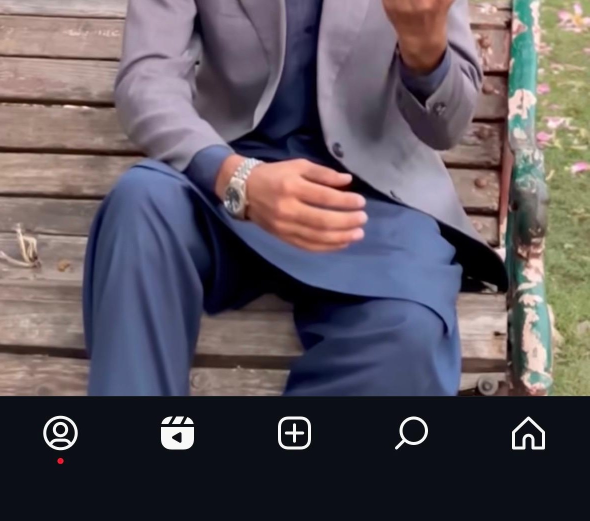
#> input picture debug_bottom_selected.jpg, 1179 x 1041 px (shown at 1/2 size); its folder holds 5 pictures in this run
$ python v8.py debug_bottom_selected.jpg debug_original_img1.jpg out.png
#> lines starting #> are read from the running program, lines starting #| are printed output that depends on the picture
import cv2
import numpy as np
import sqlite3
import sys
import os
from pathlib import Path
from datetime import datetime


class AdvancedImageReconstructor:
    def __init__(self, db_name="image_reconstruction.db"):
        """Initialize the reconstructor with a database connection."""
        self.db_name = db_name
        self.conn = None
        self.cursor = None
        self.init_database()
        self.debug_mode = True  # Enable debug output

    def init_database(self):
        """Initialize SQLite database with required tables."""
        self.conn = sqlite3.connect(self.db_name)
        self.cursor = self.conn.cursor()

        self.cursor.execute("DROP TABLE IF EXISTS reconstruction_metadata")
        self.cursor.execute("DROP TABLE IF EXISTS reconstructions")

        self.cursor.execute(
            """
            CREATE TABLE IF NOT EXISTS reconstructions (
                id INTEGER PRIMARY KEY AUTOINCREMENT,
                image1_path TEXT NOT NULL,
                image2_path TEXT NOT NULL,
                output_path TEXT NOT NULL,
                created_at TIMESTAMP DEFAULT CURRENT_TIMESTAMP,
                status TEXT,
                method TEXT,
                rotation_detected REAL,
                img1_rotation TEXT,
                img2_rotation TEXT
            )
        """
        )

        self.cursor.execute(
            """
            CREATE TABLE IF NOT EXISTS reconstruction_metadata (
                id INTEGER PRIMARY KEY AUTOINCREMENT,
                reconstruction_id INTEGER,
                keypoints_found INTEGER,
                matches_found INTEGER,
                confidence REAL,
                FOREIGN KEY (reconstruction_id)
                    REFERENCES reconstructions(id)
            )
        """
        )

        self.conn.commit()

    def load_images(self, image1_path, image2_path):
        """Load two images from file paths."""
#> called with image1_path = 'debug_bottom_selected.jpg', image2_path = 'debug_original_img1.jpg'
        if not os.path.exists(image1_path):
            raise FileNotFoundError(f"Image 1 not found: {image1_path}")
        if not os.path.exists(image2_path):
            raise FileNotFoundError(f"Image 2 not found: {image2_path}")

        img1 = cv2.imread(image1_path)
#> img1 is the input picture: shape (1041, 1179, 3); mean B, G, R 92.4, 84.9, 92.2
        img2 = cv2.imread(image2_path)
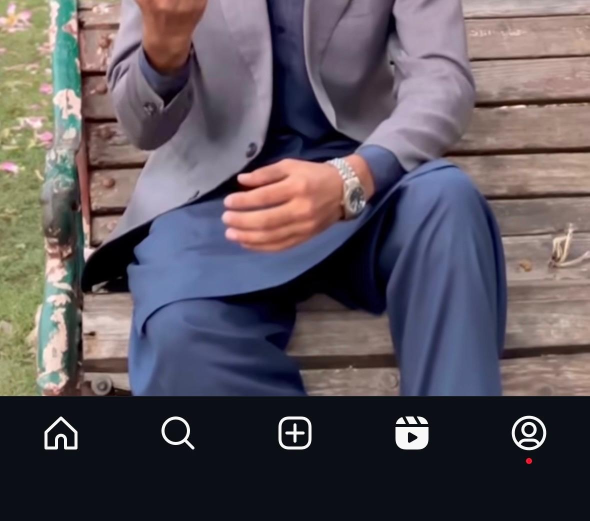
#> input picture debug_original_img1.jpg, 1179 x 1041 px (shown at 1/2 size)
#> img2 is the input picture: shape (1041, 1179, 3); mean B, G, R 92.4, 84.9, 92.2
#|    Image 1: 1179x1041 (WxH)
#|    Image 2: 1179x1041 (WxH)

        if img1 is None or img2 is None:
            raise ValueError("Could not load one or both images")

        return img1, img2

    def save_debug_image(self, img, name):
        """Save debug visualization."""
        if self.debug_mode:
            cv2.imwrite(f"debug_{name}.jpg", img)

    def generate_orientations(self, img):
        """Generate all possible orientations of an image."""
        orientations = {
            '0': img.copy(),
            '90': cv2.rotate(img, cv2.ROTATE_90_CLOCKWISE),
            '180': cv2.rotate(img, cv2.ROTATE_180),
            '270': cv2.rotate(img, cv2.ROTATE_90_COUNTERCLOCKWISE),
            'flip_h': cv2.flip(img, 1),
            'flip_v': cv2.flip(img, 0),
        }
        return orientations

    def detect_horizon(self, img):
        """Detect the horizon line in the image using edge detection."""
        gray = cv2.cvtColor(img, cv2.COLOR_BGR2GRAY)

        # Apply Gaussian blur
        blurred = cv2.GaussianBlur(gray, (5, 5), 0)

        # Detect edges
        edges = cv2.Canny(blurred, 30, 100)

        # Detect lines using Hough transform
        lines = cv2.HoughLinesP(edges, 1, np.pi/180, 50,
                                minLineLength=100, maxLineGap=10)

        if lines is None:
            return None

        # Find horizontal lines (low angle)
        horizontal_lines = []
        for line in lines:
            x1, y1, x2, y2 = line[0]
            angle = abs(np.arctan2(y2 - y1, x2 - x1) * 180 / np.pi)
            if angle < 15 or angle > 165:  # Nearly horizontal
                horizontal_lines.append((y1 + y2) / 2)

        if horizontal_lines:
            # Return median y-position of horizontal lines
            return np.median(horizontal_lines)

        return None

    def analyze_image_content(self, img):
        """Comprehensive image analysis."""
        h, w = img.shape[:2]

        if h < 10 or w < 10:
            return None

        # Calculate aspect ratio
        aspect_ratio = w / h
        is_landscape = aspect_ratio > 1.2
        is_portrait = aspect_ratio < 0.8

        # Split into regions
        top_quarter = img[:h//4, :]
        top_half = img[:h//2, :]
        bottom_half = img[h//2:, :]
        bottom_quarter = img[3*h//4:, :]

        # Analyze sky characteristics (usually in top)
        gray = cv2.cvtColor(img, cv2.COLOR_BGR2GRAY)

        # Calculate metrics
        top_brightness = np.mean(gray[:h//3, :])
        middle_brightness = np.mean(gray[h//3:2*h//3, :])
        bottom_brightness = np.mean(gray[2*h//3:, :])

        # Variance (detail)
        top_var = np.var(gray[:h//2, :])
        bottom_var = np.var(gray[h//2:, :])

        # Adaptive edge detection
        sigma = 0.33
        median_val = np.median(gray)
        lower = int(max(0, (1.0 - sigma) * median_val))
        upper = int(min(255, (1.0 + sigma) * median_val))

        edges = cv2.Canny(gray, lower, upper)

        # Edge density per region
        top_edges = np.sum(edges[:h//3, :] > 0) / (edges[:h//3, :].size)
        middle_edges = np.sum(edges[h//3:2*h//3, :] > 0) / (edges[h//3:2*h//3, :].size)
        bottom_edges = np.sum(edges[2*h//3:, :] > 0) / (edges[2*h//3:, :].size)

        # Color analysis
        hsv = cv2.cvtColor(img, cv2.COLOR_BGR2HSV)

        # Sky usually has high saturation in sunset
        top_saturation = np.mean(hsv[:h//3, :, 1])
        bottom_saturation = np.mean(hsv[2*h//3:, :, 1])

        # Detect horizon
        horizon_y = self.detect_horizon(img)

        # Sky score (bright, high saturation, low edges)
        top_sky_score = (top_brightness / 255) * 0.4 + \
                        (top_saturation / 255) * 0.4 + \
                        (1 - top_edges / 0.1) * 0.2

        bottom_sky_score = (bottom_brightness / 255) * 0.4 + \
                           (bottom_saturation / 255) * 0.4 + \
                           (1 - bottom_edges / 0.1) * 0.2

        return {
            'height': h,
            'width': w,
            'aspect_ratio': aspect_ratio,
            'is_landscape': is_landscape,
            'is_portrait': is_portrait,
            'top_brightness': top_brightness,
            'middle_brightness': middle_brightness,
            'bottom_brightness': bottom_brightness,
            'top_var': top_var,
            'bottom_var': bottom_var,
            'top_edges': top_edges,
            'middle_edges': middle_edges,
            'bottom_edges': bottom_edges,
            'top_saturation': top_saturation,
            'bottom_saturation': bottom_saturation,
            'top_sky_score': top_sky_score,
            'bottom_sky_score': bottom_sky_score,
            'horizon_y': horizon_y
        }

    def match_features(self, img1, img2):
        """Use feature matching to validate orientation."""
        # Convert to grayscale
        gray1 = cv2.cvtColor(img1, cv2.COLOR_BGR2GRAY)
        gray2 = cv2.cvtColor(img2, cv2.COLOR_BGR2GRAY)

        # Initialize ORB detector
        orb = cv2.ORB_create(nfeatures=500)

        # Detect keypoints and descriptors
        kp1, des1 = orb.detectAndCompute(gray1, None)
        kp2, des2 = orb.detectAndCompute(gray2, None)

        if des1 is None or des2 is None:
            return 0, []

        # Match features
        bf = cv2.BFMatcher(cv2.NORM_HAMMING, crossCheck=True)
        matches = bf.match(des1, des2)

        # Sort by distance
        matches = sorted(matches, key=lambda x: x.distance)

        # Return match count and good matches
        good_matches = [m for m in matches if m.distance < 50]

        return len(good_matches), good_matches

    def calculate_match_score(self, img1, img2, info1, info2):
        """Calculate comprehensive match score for img1-top, img2-bottom."""
        if info1 is None or info2 is None:
            return -1000

        score = 0
        details = {}

        # 1. Aspect ratio check (both should be landscape for panorama)
        aspect_penalty = 0
        if not info1['is_landscape'] or not info2['is_landscape']:
            aspect_penalty = -0.3
        details['aspect'] = -aspect_penalty

        # 2. Brightness gradient (sky bright on top, ground darker below)
        # For sunset: top of img1 should be bright, bottom of img2 should be darker
        brightness_gradient = (info1['top_brightness'] - info2['bottom_brightness']) / 255
        brightness_score = max(0, brightness_gradient) * 0.3
        details['brightness_gradient'] = brightness_score

        # 3. Edge density (more edges at bottom = buildings/ground)
        edge_ratio = 0
        if info1['bottom_edges'] > 0.01 and info2['top_edges'] > 0.01:
            # Similar edge density at boundary = good match
            edge_similarity = 1 - abs(info1['bottom_edges'] - info2['top_edges']) / max(info1['bottom_edges'], info2['top_edges'])
            edge_ratio = edge_similarity * 0.2
        details['edge_match'] = edge_ratio

        # 4. Color continuity at boundary
        color_match = 1 - abs(info1['bottom_brightness'] - info2['top_brightness']) / 255
        color_score = color_match * 0.25
        details['color_continuity'] = color_score

        # 5. Sky detection (sky should be on top)
        if info1['top_sky_score'] > 0.5 and info2['bottom_sky_score'] < 0.5:
            sky_score = 0.15  # Correct: sky on top
        elif info1['bottom_sky_score'] > 0.5 and info2['top_sky_score'] > 0.5:
            sky_score = -0.2  # Wrong: sky on both ends
        else:
            sky_score = 0
        details['sky_position'] = sky_score

        # 6. Width similarity
        width_ratio = min(info1['width'], info2['width']) / max(info1['width'], info2['width'])
        width_score = width_ratio * 0.1
        details['width_match'] = width_score

        # 7. Feature matching validation
        num_matches, _ = self.match_features(img1, img2)
        feature_score = min(num_matches / 100, 0.2)  # Cap at 0.2
        details['features'] = feature_score

        # Total score
        score = (brightness_score + edge_ratio + color_score +
                sky_score + width_score + feature_score + aspect_penalty)

        details['total'] = score

        return score, details

    def find_best_orientation(self, img1, img2):
        """Find the best orientation with detailed analysis."""
        print(f"\n  🔍 Testing orientation combinations...")

        orientations1 = self.generate_orientations(img1)
#> orientations1 = 6 items
        orientations2 = self.generate_orientations(img2)
#> orientations2 = 6 items

        best_score = -999999
        best_config = None
        best_details = None

        results = []

        # Test all combinations
        for o1_name, o1_img in orientations1.items():
            info1 = self.analyze_image_content(o1_img)
            if info1 is None:
                continue

            for o2_name, o2_img in orientations2.items():
                info2 = self.analyze_image_content(o2_img)
                if info2 is None:
                    continue

                # Test img1 on top, img2 on bottom
                score_1_2, details_1_2 = self.calculate_match_score(
                    o1_img, o2_img, info1, info2
                )

                # Test img2 on top, img1 on bottom
                score_2_1, details_2_1 = self.calculate_match_score(
                    o2_img, o1_img, info2, info1
                )

                if score_1_2 > best_score:
                    best_score = score_1_2
                    best_config = (o1_img, o2_img, o1_name, o2_name, False)
                    best_details = details_1_2

                if score_2_1 > best_score:
                    best_score = score_2_1
                    best_config = (o2_img, o1_img, o2_name, o1_name, True)
                    best_details = details_2_1

                results.append({
                    'config': f"Img1:{o1_name} → Img2:{o2_name}",
                    'score': score_1_2,
                    'ar1': info1['aspect_ratio'],
                    'ar2': info2['aspect_ratio']
                })

                results.append({
                    'config': f"Img2:{o2_name} → Img1:{o1_name}",
                    'score': score_2_1,
                    'ar1': info2['aspect_ratio'],
                    'ar2': info1['aspect_ratio']
                })
#> this loop made 6 passes
#> o1_name on passes 3 to 6: '180', '270', 'flip_h', 'flip_v'
#> pass 1, in analyze_image_content, `top_quarter = img[:h//4, :]`:
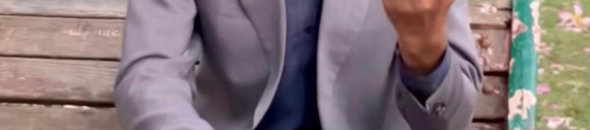
#> top_quarter: shape (260, 1179, 3) (shown at 1/2 size); mean of channels 0, 1, 2 120.5, 116.9, 132.6; drawn as B, G, R
#> pass 1, in analyze_image_content, `top_half = img[:h//2, :]`:
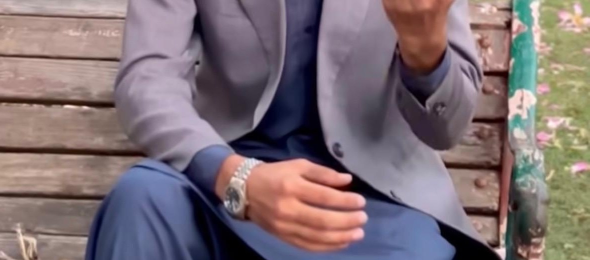
#> top_half: shape (520, 1179, 3) (shown at 1/2 size); mean of channels 0, 1, 2 116.1, 111.3, 126.4; drawn as B, G, R
#> pass 1, in analyze_image_content, `bottom_half = img[h//2:, :]`:
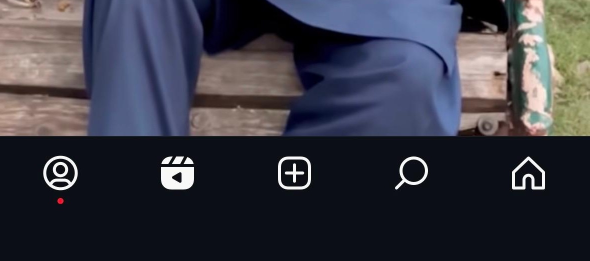
#> bottom_half: shape (521, 1179, 3) (shown at 1/2 size); mean of channels 0, 1, 2 68.9, 58.5, 58.2; drawn as B, G, R
#> pass 1, in analyze_image_content, `bottom_quarter = img[3*h//4:, :]`:
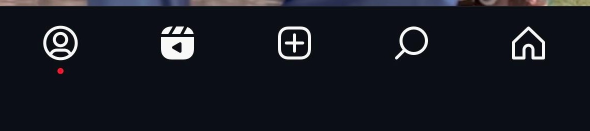
#> bottom_quarter: shape (261, 1179, 3) (shown at 1/2 size); mean of channels 0, 1, 2 33.5, 24.8, 22.5; drawn as B, G, R
#> after the loop:
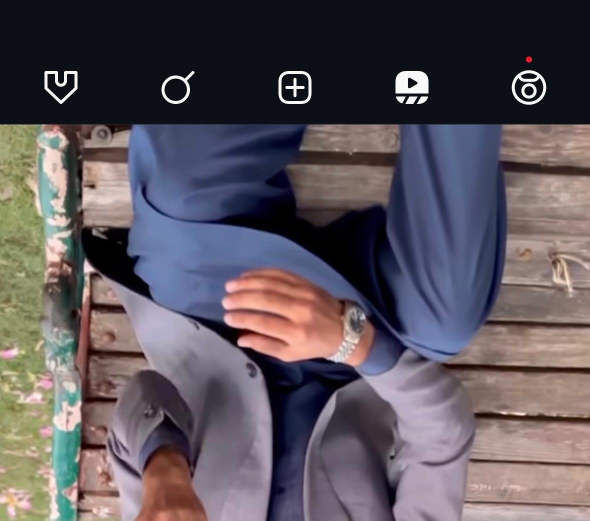
#> o2_img: shape (1041, 1179, 3) (shown at 1/2 size); mean of channels 0, 1, 2 92.4, 84.9, 92.2; drawn as B, G, R

        # Show top 10 results
        results.sort(key=lambda x: x['score'], reverse=True)
        print(f"\n  📊 Top 10 configurations:")
        for i, r in enumerate(results[:10], 1):
            print(f"     {i:2d}. {r['config']:30s} | Score: {r['score']:6.3f} | AR: {r['ar1']:.2f}, {r['ar2']:.2f}")
#> this loop made 10 passes
#|       1. Img2:flip_v → Img1:0           | Score:  0.450 | AR: 1.13, 1.13
#|       2. Img1:90 → Img2:90              | Score:  0.450 | AR: 0.88, 0.88
#|       3. Img2:flip_v → Img1:flip_h      | Score:  0.449 | AR: 1.13, 1.13
#|       4. Img1:180 → Img2:flip_h         | Score:  0.449 | AR: 1.13, 1.13
#|       5. Img2:180 → Img1:0              | Score:  0.449 | AR: 1.13, 1.13
#> (further printed lines are left out)

        if best_config is None:
            raise ValueError("Could not find valid orientation combination")

        img_top, img_bottom, o1_name, o2_name, swapped = best_config

        print(f"\n  ✅ SELECTED (score: {best_score:.3f}):")
#|   ✅ SELECTED (score: 0.450):
        if swapped:
            print(f"     TOP:    Image 2 ({o2_name})")
#|      TOP:    Image 2 (0)
            print(f"     BOTTOM: Image 1 ({o1_name})")
#|      BOTTOM: Image 1 (flip_v)
        else:
            print(f"     TOP:    Image 1 ({o1_name})")
            print(f"     BOTTOM: Image 2 ({o2_name})")

        print(f"\n  📋 Score breakdown:")
        for key, value in best_details.items():
            if key != 'total':
                print(f"     {key:20s}: {value:+.3f}")
#> this loop made 8 passes
#> (key, value) on passes 1 to 8: ('aspect', 0.3), ('brightness_gradient', 2.5e-06), ('edge_match', 0.2), ('color_continuity', 0.25), ('sky_position', 0), ('width_match', 0.1), ('features', 0.2), ('total', 0.45)
#> (printed output is left out)

        # Save debug images
        self.save_debug_image(img_top, "top_selected")
        self.save_debug_image(img_bottom, "bottom_selected")
#|      Top:    1179x1041
#|      Bottom: 1179x1041

        return img_top, img_bottom, o1_name, o2_name, swapped, best_score

    def find_horizontal_offset(self, strip1, strip2):
        """Find the best horizontal offset between two strips."""
        h1, w1 = strip1.shape[:2]
        h2, w2 = strip2.shape[:2]

        best_offset = 0
        best_score = float('inf')

        # Try different offsets
        max_offset = int(min(w1, w2) * 0.3)
        step = max(1, max_offset // 50)

        for offset in range(-max_offset, max_offset, step):
            if offset >= 0:
                overlap_w = min(w1 - offset, w2)
                if overlap_w <= 50:
                    continue
                s1 = strip1[:, offset:offset + overlap_w]
                s2 = strip2[:, :overlap_w]
            else:
                overlap_w = min(w1, w2 + offset)
                if overlap_w <= 50:
                    continue
                s1 = strip1[:, :overlap_w]
                s2 = strip2[:, -offset:-offset + overlap_w]

            min_h = min(s1.shape[0], s2.shape[0])
            min_w = min(s1.shape[1], s2.shape[1])
            s1 = s1[:min_h, :min_w]
            s2 = s2[:min_h, :min_w]

            if s1.size == 0 or s2.size == 0:
                continue

            # Use structural similarity
            diff = cv2.absdiff(s1, s2)
            score = np.mean(diff)

            if score < best_score:
                best_score = score
                best_offset = offset
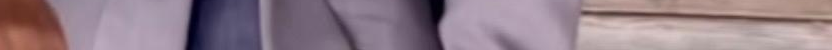
#> s1: shape (50, 832, 3); mean of channels 0, 1, 2 136.8, 126.5, 146; drawn as B, G, R

        return best_offset, best_score

    def stitch_vertical_with_offset(self, img_top, img_bottom):
        """Stitch images vertically with blending."""
        h1, w1 = img_top.shape[:2]
        h2, w2 = img_bottom.shape[:2]

        print(f"\n  🔧 Stitching images...")
        print(f"     Top:    {w1}x{h1}")
        print(f"     Bottom: {w2}x{h2}")

        # Find overlap region
        strip_height = min(50, h1 // 5, h2 // 5)

        strip_top = img_top[-strip_height:, :]
        strip_bottom = img_bottom[:strip_height, :]

        # Find horizontal offset
        offset, score = self.find_horizontal_offset(strip_top, strip_bottom)

        print(f"     Horizontal offset: {offset}px")
#|      Horizontal offset: 144px
        print(f"     Match quality: {max(0, 255 - score):.1f}/255")
#|      Match quality: 220.6/255
#> (the rest of the program and of its run is left out)
